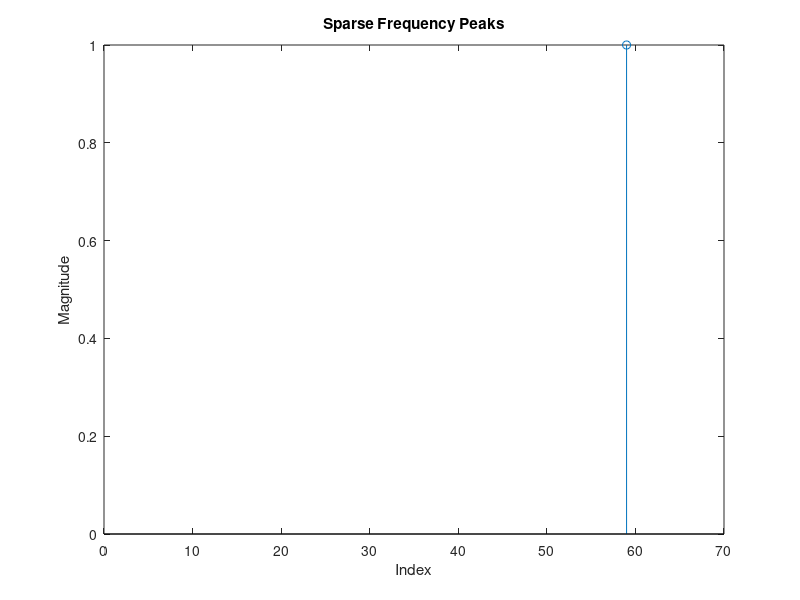

MATLAB code to generate this figure: (Note: this script raises an error after producing the figure.)
%% SFT Project:
% Implement the SFT algorithm in MATLAB. Make comparisons with the built-in 
% FFT algorithm of MATLAB in terms of running time as the length of data 
% increases, for different sparsity cases


%% create signal
% need to be able to make signals with N = length,k = number of peaks, 
% p = spacing of peaks, epsilon[j] = noise function

K = 1; % amount of peaks
A = 1;
% use the folloing 3 lines for gaussian-like magnitudes
%Amax = K; % peak magnitude for central sample
%x = 1:K;
%A = K/Amax + (Amax - K/Amax) * (1 - abs(x - (K+1)/2)/((K+1)/2-1));
k0 = 59; % center frequency index, 1-index
N = 70; % signal length
delta_w = 0.6; % peak spacing, (0 to 1]. approach 0 for closer spacing
n  = 0:N-1; % time indices

k_list = (1:N/K:N) + ((k0-512) + N/(2*K));
half_k_range = round(((k_list(end) - k_list(1)) * delta_w) / 2);   % half of total range
k_list = linspace(k0 - half_k_range, k0 + half_k_range, K);
k_list = round(k_list);
k = zeros(1,N);
k(k_list) = A;

%plot freq peaks
indices = 1:length(k);
nonzero_idx = k ~= 0;
stem(indices(nonzero_idx), k(nonzero_idx), 'o');
% use following two lines for x ticks for only peaks
%ax = gca; 
%ax.XTick = indices(nonzero_idx);
xlim([0 N]);
xlabel('Index');
ylabel('Magnitude');
title('Sparse Frequency Peaks');
grid off;

% Create time signal
S = exp(2*pi*1i * (k_list(:) * n) / N);
f = sum(S, 1);    % 1-by-N signal

%% Permute signal
n = 0:N-1;
sigma = randi([1, N-1]);
while gcd(sigma, N) ~= 1   % ensure σ is coprime to N
    sigma = randi([1 N-1]);
end
a = randi([0, N-1]);
b = randi([0, N-1]);
idx = mod(sigma*n + b, N) + 1;
idx_no_tshift = mod(sigma*n, N) + 1;
f_sigma = f(idx);
f_notshift = f(idx_no_tshift);
f_perm = f_sigma .* exp(-1j*2*pi*a*n/N);

%calculate sigma inverse mod N for unpermute
[~, x_temp, ~] = gcd(sigma, N);
sigma_inv = mod(x_temp,N);

%% Implement SFT I. Identify Frequency Peaks

% Use random binning with modulo aliasing and CRT

% Random binning

% Aliasing and CRT
% calculate padded signal of length with specific coprime factors.
% subsampling rates MUST be > k but << N
subsampling_lengths = [2,5,7]; 
subsampling_rates = [N/subsampling_lengths(1), N/subsampling_lengths(2), N/subsampling_lengths(3)];

% find subsampled DFTs
f_1 = fft(f_perm(1:subsampling_rates(1):end));
f_2 = fft(f_perm(1:subsampling_rates(2):end));
f_3 = fft(f_perm(1:subsampling_rates(3):end));

% debug
[B_1, ~] = sort(abs(f_1), 'descend');
[B_2, ~] = sort(abs(f_2), 'descend');
[B_3, ~] = sort(abs(f_3), 'descend');

%threshold for noise robustness
thresh1 = 0.5 * max(abs(f_1));
thresh2 = 0.5 * max(abs(f_2));
thresh3 = 0.5 * max(abs(f_3));

%find peaks
peaks1 = find(abs(f_1) > thresh1);
peaks2 = find(abs(f_2) > thresh2);
peaks3 = find(abs(f_3) > thresh3);

k_perm = crt([peaks1(1)-1, peaks2(1)-1, peaks3(1)-1],subsampling_lengths); 
%convert from 1- to 0- index for CRT above, then back to 1-index

k_orig = mod((k_perm+a)*sigma_inv, N);
disp(k_orig)